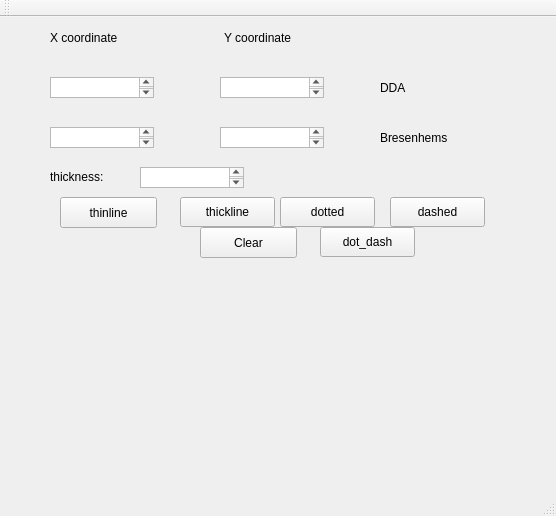
<?xml version="1.0" encoding="UTF-8"?>
<ui version="4.0">
 <class>lines</class>
 <widget class="QMainWindow" name="lines">
  <property name="geometry">
   <rect>
    <x>0</x>
    <y>0</y>
    <width>556</width>
    <height>516</height>
   </rect>
  </property>
  <property name="windowTitle">
   <string>lines</string>
  </property>
  <widget class="QWidget" name="centralWidget">
   <widget class="QTextEdit" name="te1">
    <property name="geometry">
     <rect>
      <x>50</x>
      <y>60</y>
      <width>104</width>
      <height>21</height>
     </rect>
    </property>
   </widget>
   <widget class="QLabel" name="label">
    <property name="geometry">
     <rect>
      <x>50</x>
      <y>10</y>
      <width>91</width>
      <height>21</height>
     </rect>
    </property>
    <property name="text">
     <string>X coordinate</string>
    </property>
   </widget>
   <widget class="QPushButton" name="p1">
    <property name="geometry">
     <rect>
      <x>60</x>
      <y>180</y>
      <width>97</width>
      <height>31</height>
     </rect>
    </property>
    <property name="text">
     <string>thinline</string>
    </property>
   </widget>
   <widget class="QLabel" name="label_4">
    <property name="geometry">
     <rect>
      <x>380</x>
      <y>110</y>
      <width>101</width>
      <height>21</height>
     </rect>
    </property>
    <property name="text">
     <string>Bresenhems</string>
    </property>
   </widget>
   <widget class="QLabel" name="l1">
    <property name="geometry">
     <rect>
      <x>60</x>
      <y>260</y>
      <width>361</width>
      <height>291</height>
     </rect>
    </property>
    <property name="text">
     <string/>
    </property>
   </widget>
   <widget class="QLabel" name="label_6">
    <property name="geometry">
     <rect>
      <x>590</x>
      <y>570</y>
      <width>111</width>
      <height>31</height>
     </rect>
    </property>
    <property name="text">
     <string>Bresenhems</string>
    </property>
   </widget>
   <widget class="QTextEdit" name="te4">
    <property name="geometry">
     <rect>
      <x>220</x>
      <y>110</y>
      <width>104</width>
      <height>21</height>
     </rect>
    </property>
   </widget>
   <widget class="QLabel" name="label_3">
    <property name="geometry">
     <rect>
      <x>380</x>
      <y>60</y>
      <width>65</width>
      <height>21</height>
     </rect>
    </property>
    <property name="text">
     <string>DDA</string>
    </property>
   </widget>
   <widget class="QTextEdit" name="te3">
    <property name="geometry">
     <rect>
      <x>50</x>
      <y>110</y>
      <width>104</width>
      <height>21</height>
     </rect>
    </property>
   </widget>
   <widget class="QLabel" name="label_2">
    <property name="geometry">
     <rect>
      <x>224</x>
      <y>10</y>
      <width>101</width>
      <height>21</height>
     </rect>
    </property>
    <property name="text">
     <string>Y coordinate</string>
    </property>
   </widget>
   <widget class="QLabel" name="l5">
    <property name="geometry">
     <rect>
      <x>520</x>
      <y>280</y>
      <width>301</width>
      <height>281</height>
     </rect>
    </property>
    <property name="text">
     <string/>
    </property>
   </widget>
   <widget class="QPushButton" name="p2">
    <property name="geometry">
     <rect>
      <x>200</x>
      <y>210</y>
      <width>97</width>
      <height>31</height>
     </rect>
    </property>
    <property name="text">
     <string>Clear</string>
    </property>
   </widget>
   <widget class="QLabel" name="label_5">
    <property name="geometry">
     <rect>
      <x>160</x>
      <y>570</y>
      <width>65</width>
      <height>21</height>
     </rect>
    </property>
    <property name="text">
     <string>DDA</string>
    </property>
   </widget>
   <widget class="QTextEdit" name="te2">
    <property name="geometry">
     <rect>
      <x>220</x>
      <y>60</y>
      <width>104</width>
      <height>21</height>
     </rect>
    </property>
   </widget>
   <widget class="QPushButton" name="p3">
    <property name="geometry">
     <rect>
      <x>180</x>
      <y>180</y>
      <width>95</width>
      <height>30</height>
     </rect>
    </property>
    <property name="text">
     <string>thickline</string>
    </property>
   </widget>
   <widget class="QPushButton" name="p4">
    <property name="geometry">
     <rect>
      <x>280</x>
      <y>180</y>
      <width>95</width>
      <height>30</height>
     </rect>
    </property>
    <property name="text">
     <string>dotted</string>
    </property>
   </widget>
   <widget class="QPushButton" name="p5">
    <property name="geometry">
     <rect>
      <x>390</x>
      <y>180</y>
      <width>95</width>
      <height>30</height>
     </rect>
    </property>
    <property name="text">
     <string>dashed</string>
    </property>
   </widget>
   <widget class="QTextEdit" name="te5">
    <property name="geometry">
     <rect>
      <x>140</x>
      <y>150</y>
      <width>104</width>
      <height>21</height>
     </rect>
    </property>
   </widget>
   <widget class="QLabel" name="label_7">
    <property name="geometry">
     <rect>
      <x>50</x>
      <y>150</y>
      <width>67</width>
      <height>20</height>
     </rect>
    </property>
    <property name="text">
     <string>thickness:</string>
    </property>
   </widget>
   <widget class="QPushButton" name="p6">
    <property name="geometry">
     <rect>
      <x>320</x>
      <y>210</y>
      <width>95</width>
      <height>30</height>
     </rect>
    </property>
    <property name="text">
     <string>dot_dash</string>
    </property>
   </widget>
  </widget>
  <widget class="QMenuBar" name="menuBar">
   <property name="geometry">
    <rect>
     <x>0</x>
     <y>0</y>
     <width>556</width>
     <height>26</height>
    </rect>
   </property>
  </widget>
  <widget class="QToolBar" name="mainToolBar">
   <attribute name="toolBarArea">
    <enum>TopToolBarArea</enum>
   </attribute>
   <attribute name="toolBarBreak">
    <bool>false</bool>
   </attribute>
  </widget>
  <widget class="QStatusBar" name="statusBar"/>
 </widget>
 <layoutdefault spacing="6" margin="11"/>
 <resources/>
 <connections/>
</ui>
